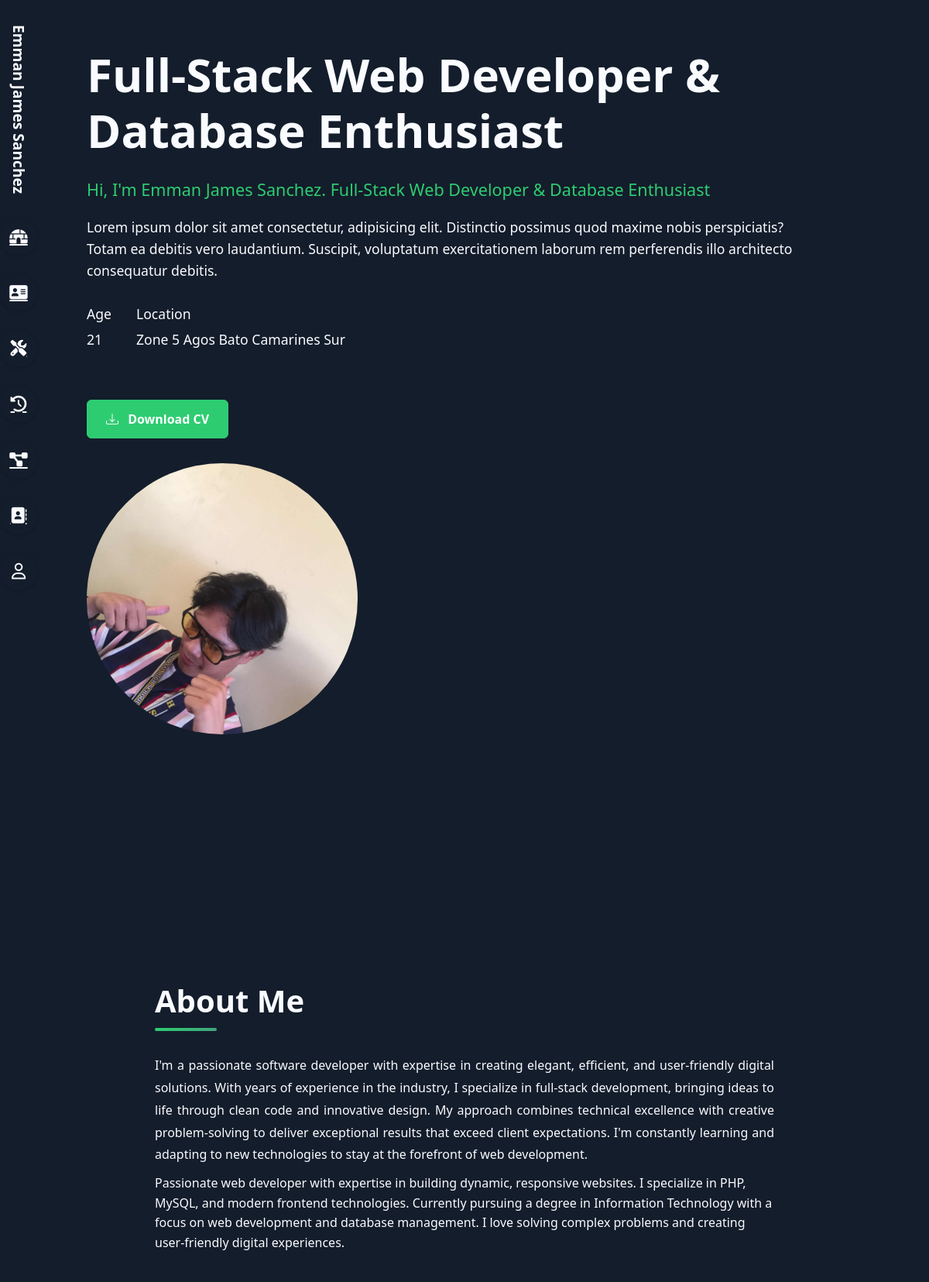
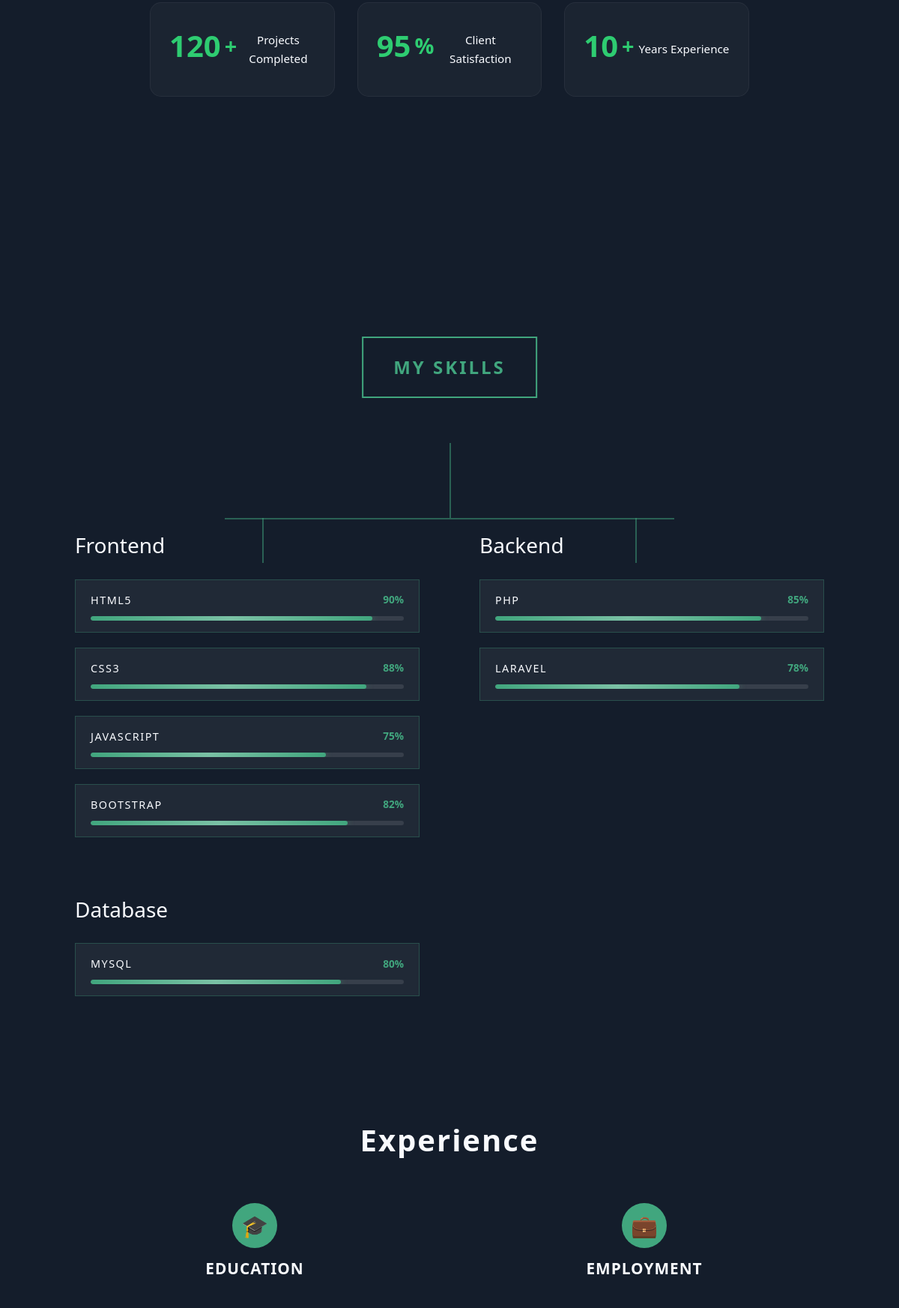
The page / (upper part) on the database its author committed (2 pictures, top to bottom).
### tables this page shows
CREATE TABLE `personal_info` (
  `id` int NOT NULL,
  `full_name` varchar(100) NOT NULL,
  `tagline` varchar(200) DEFAULT NULL,
  `email` varchar(100) DEFAULT NULL,
  `phone_number` varchar(20) DEFAULT NULL,
  `about_summary` text,
  `profile_picture_url` varchar(255) DEFAULT NULL
);

CREATE TABLE `skills` (
  `id` int NOT NULL,
  `skill_name` varchar(100) NOT NULL,
  `proficiency` int DEFAULT NULL,
  `category` varchar(50) DEFAULT NULL
);

### includes/data_functions.php (called while the page is built, shortened)
<?php
require_once 'config/db_connect.php';
$personal_query = "SELECT * FROM personal_info LIMIT 1";
$personal_result = $conn->query($personal_query);
$personal = $personal_result->fetch_assoc();
?>

### includes/section/skills.php (the view)
<section id="skills">
    <div class="skills-container">
    <div class="skills-title">MY SKILLS</div>
    <div class="tree-container">
        <div class="tree-lines">
            <div class="vertical-line"></div>
            <div class="horizontal-line"></div>
            <div class="branch-left"></div>
            <div class="branch-right"></div>
        </div>
        <div class="skills-grid" id="skillsGrid">
            <?php
            $categories = ['Frontend', 'Backend', 'Database'];
            foreach ($categories as $category) {
                echo '<div class="skill-category" data-aos="fade-up">';
                echo '<h3 class="skill-category-title">' . $category . '</h3>';
                $stmt = $conn->prepare("SELECT skill_name, proficiency FROM skills WHERE category = ? ORDER BY id ASC");
                $stmt->bind_param("s", $category);
                $stmt->execute();
                $result = $stmt->get_result();
                if ($result->num_rows > 0) {
                    while ($row = $result->fetch_assoc()) {
                        $name = htmlspecialchars($row['skill_name']);
                        $proficiency = (int)$row['proficiency'];
                        echo '
                        <div class="skill-item" data-aos="fade-up" data-aos-delay="100">
                            <div class="skill-header">
                                <span class="skill-name">' . $name . '</span>
                                <span class="skill-percentage">' . $proficiency . '%</span>
                            </div>
                            <div class="progress-bar-container">
                                <div class="progress-bar" style="width: ' . $proficiency . '%;"></div>
                            </div>
                        </div>';
                    }
                } else {
                    echo '<p>No skills found in this category.</p>';
                }
                echo '</div>';
            }
            ?>
        </div>
    </div>
</div>
</section>

### includes/head.php (shortened to what this page needs)
<!DOCTYPE html>
<html lang="en">
<head>
    <link href="https://cdn.jsdelivr.net/npm/bootstrap@5.3.0-alpha1/dist/css/bootstrap.min.css" rel="stylesheet">
    <link rel="stylesheet" href="https://cdnjs.cloudflare.com/ajax/libs/font-awesome/6.4.0/css/all.min.css">
    <link rel="stylesheet" href="https://cdn.jsdelivr.net/npm/bootstrap-icons@1.10.0/font/bootstrap-icons.css">
    <link href="https://unpkg.com/aos@2.3.4/dist/aos.css" rel="stylesheet">
    <link rel="stylesheet" href="css/main.css?=<?php echo time()?>">
    <link rel="stylesheet" href="css/nav.css?=<?php echo time()?>">
    <link rel="stylesheet" href="css/about.css?=<?php echo time()?>">
    <link rel="stylesheet" href="css/style.css?=<?php echo time()?>">
    <link rel="stylesheet" href="css/skills.css?=<?php echo time()?>">
    <link rel="stylesheet" href="css/experience.css?=<?php echo time()?>">
    <link rel="stylesheet" href="css/contact.css?=<?php echo time()?>">
    <link rel="stylesheet" href="css/project.css?=<?php echo time()?>">
</head>
<body>

### includes/nav.php (shortened to what this page needs)
<nav class="left-nav" id="leftNav" data-aos="fade-right">
  <div class="nav-logo" data-aos="fade-down" data-aos-delay="100">
    Emman James Sanchez
  </div>
  <div class="nav-icons">
    <a href="#home" class="nav-icon" data-aos="fade-up" data-aos-delay="200">
      <i class="fa-solid fa-igloo"></i>
    </a>
    <a href="#about" class="nav-icon" data-aos="fade-up" data-aos-delay="300">
      <i class="fa-solid fa-address-card"></i>
    </a>
    <a href="#skills" class="nav-icon" data-aos="fade-up" data-aos-delay="500">
      <i class="fa-solid fa-screwdriver-wrench"></i>
    </a>
     <a href="#experience" class="nav-icon" data-aos="fade-up" data-aos-delay="600">
      <i class="fas fa-history"></i>
    </a>
    <a href="#projects" class="nav-icon" data-aos="fade-up" data-aos-delay="400">
     <i class="fa-solid fa-diagram-project"></i>
    </a>
    <a href="#contact" class="nav-icon" data-aos="fade-up" data-aos-delay="400">
     <i class="fa-solid fa-address-book"></i>
    </a>
    <a href="dashboard.php" target="_blank" class="nav-icon" data-aos="fade-up" data-aos-delay="400">
      <i class="fa-regular fa-user"></i>
    </a>
  </div>
</nav>

### index.php (shortened to what this page needs)
<?php include('includes/data_functions.php')?>
<?php include('includes/head.php')?>
    <?php include('includes/nav.php')?>
    <main class="main-content">
        <?php include('includes/section/hero.php')?>
        <?php include('includes/section/aboutme.php')?>
        <?php include('includes/section/skills.php')?>
        <?php include('includes/section/experience.php')?>
    </main>
</body>
</html>

### includes/section/hero.php
<section class="hero-section" id="home">
  <div class="container" data-aos="fade-up">
    <div class="text-content" data-aos="fade-right" data-aos-delay="100">
      <h1 class="hero-title" data-aos="fade-down" data-aos-delay="200">
        <?= htmlspecialchars($personal['tagline']) ?>
      </h1>
      <p class="hero-subtitle" data-aos="fade-up" data-aos-delay="300">
        Hi, I'm <?= htmlspecialchars($personal['full_name']) ?>. <?= htmlspecialchars($personal['tagline']) ?>
      </p>
      <p class="hero-text" data-aos="fade-up" data-aos-delay="400">
        Lorem ipsum dolor sit amet consectetur, adipisicing elit. Distinctio possimus quod maxime nobis perspiciatis? Totam ea debitis vero laudantium. Suscipit, voluptatum exercitationem laborum rem perferendis illo architecto consequatur debitis.
      </p>
      <div class="info-section" data-aos="fade-up" data-aos-delay="500">
        <div class="info-item">
          <h4>Age</h4>
          <p class="hero-text">21</p>
        </div>
        <div class="info-item">
          <h4>Location</h4>
          <p class="hero-text">Zone 5 Agos Bato Camarines Sur</p>
        </div>
      </div>
      <a href="path/to/your-cv.pdf" download="Your-Name-CV.pdf"
         class="btn btn-success"
         data-aos="zoom-in"
         data-aos-delay="600">
        <i class="bi bi-download me-2"></i>
        Download CV
      </a>
    </div>
    <div data-aos="fade-left" data-aos-delay="700">
      <img src="<?= htmlspecialchars($personal['profile_picture_url']) ?>" class="heart-card-img" alt="Tamara Sredojevic - UX Designer">
    </div>
  </div>
</section>

### includes/section/aboutme.php
<section id="about">
  <div class="about-container" data-aos="fade-up">
    <h2 class="about-title" data-aos="fade-down" data-aos-delay="100">
      About Me
    </h2>
    <p class="about-description" data-aos="fade-up" data-aos-delay="200">
      I'm a passionate software developer with expertise in creating elegant, efficient, and user-friendly digital solutions.
      With years of experience in the industry, I specialize in full-stack development, bringing ideas to life through clean
      code and innovative design. My approach combines technical excellence with creative problem-solving to deliver exceptional
      results that exceed client expectations. I'm constantly learning and adapting to new technologies to stay at the forefront
      of web development.
    </p>
    <p data-aos="fade-up" data-aos-delay="300">
      <?= nl2br(htmlspecialchars($personal['about_summary'])) ?>
    </p>
    <div class="stats-container" data-aos="fade-up" data-aos-delay="400">
      <div class="stat-item" data-aos="zoom-in" data-aos-delay="450">
        <div class="stat-number">120<span class="stat-plus">+</span></div>
        <div class="stat-label">Projects Completed</div>
      </div>
      <div class="stat-item" data-aos="zoom-in" data-aos-delay="550">
        <div class="stat-number">95<span class="stat-plus">%</span></div>
        <div class="stat-label">Client Satisfaction</div>
      </div>
      <div class="stat-item" data-aos="zoom-in" data-aos-delay="650">
        <div class="stat-number">10<span class="stat-plus">+</span></div>
        <div class="stat-label">Years Experience</div>
      </div>
    </div>
  </div>
</section>

### includes/section/experience.php (shortened to what this page needs)
<section id="experience">
<div class="experience-container mt-5">
    <h1 class="experience-title" data-aos="fade-down">Experience</h1>
    <div class="timeline-header" data-aos="fade-up" data-aos-delay="100">
        <div class="header-item">
            <div class="icon">🎓</div>
            <h2 class="header-title">Education</h2>
        </div>
        <div class="header-item">
            <div class="icon">💼</div>
            <h2 class="header-title">Employment</h2>
        </div>
    </div>
</div>
</section>

### css/main.css (style rules this page uses)
:root { --primary-color: #2c3e50; --accent-color: #41A67E; --secondary-color: #2ecc71; --secondary-color-hover: #25ba63; --dark-bg: #1a2332; --darker-bg: #141d2b; --text-light: #f9fbff; }
body { font-family: 'Segoe UI', Tahoma, Geneva, Verdana, sans-serif; color: var(--text-light); background-color: var(--darker-bg); line-height: 1.6; margin: 0; padding: 0; overflow-x: hidden; display: flex; min-height: 100vh; }

### css/nav.css (style rules this page uses)
.left-nav { width: var(--nav-width); display: flex; flex-direction: column; align-items: center; padding: 2rem 0; left:0; position: fixed; height: 100%; z-index: 999; transition: width 0.3s; }
.nav-logo { color: var(--light-color); font-weight: 700; font-size: 1.2rem; margin-bottom: 2rem; writing-mode: vertical-rl; text-orientation: mixed; transform: rotate(180deg); }
.nav-icons { display: flex; flex-direction: column; gap: 1.5rem; flex-grow: 1; }
.nav-icon { color: var(--light-color); font-size: 1.3rem; box-shadow: rgba(0, 0, 0, 0.16) 0px 1px 4px; transition: all 0.3s; position: relative; background-color: var(--light-bg); align-items: center; height: 3rem; width: 3rem; border-radius: 50%; display: flex; justify-content: center; }

### css/about.css (style rules this page uses)
.about-container { max-width: 900px; width: 100%; margin: 0 auto; border-radius: 20px; padding: 200px 50px; }
.about-title { color: var(--light-color); font-size: 2.5rem; font-weight: 700; margin-bottom: 30px; position: relative; padding-bottom: 15px; }
.about-title::after { content: ''; position: absolute; left: 0; bottom: 0; width: 80px; height: 4px; background: linear-gradient(90deg, var(--secondary-color), var(--accent-color)); border-radius: 2px; }
.about-description { font-size: 1rem; color: var(--light-color); line-height: 1.8; margin-bottom: 10px; text-align: justify; }
.stats-container { display: grid; grid-template-columns: repeat(auto-fit, minmax(150px, 1fr)); gap: 30px; margin-top: 40px; }
.stat-item { text-align: center; padding: 25px; background: rgba(255, 255, 255, 0.03); border-radius: 15px; transition: all 0.3s ease; border: 1px solid rgba(255, 255, 255, 0.05); }
.stat-number { font-size: 2.5rem; font-weight: 700; color: var(--secondary-color); margin-bottom: 10px; display: flex; align-items: center; justify-content: center; }
.stat-plus { font-size: 1.8rem; margin-left: 5px; }
.stat-label { color: var(--light-color); font-size: 0.95rem; font-weight: 500; text-transform: capitalize; }

### css/style.css (style rules this page uses)
section { padding: 60px 100px !important; }
.main-content { flex: 1; margin-left: var(--nav-width); padding: 0; width: calc(100% - var(--nav-width)); }
.hero-section { display: flex; flex-wrap: wrap; align-items: center; justify-content: center; min-height: 100vh; padding: 2rem 1rem; position: relative; overflow: hidden; background-color: var(--darker-bg); }
.container { width: 100%; max-width: 1200px; display: flex; flex-wrap: wrap; align-items: center; justify-content: space-between; gap: 2rem; }
.text-content { flex: 1 1 600px; padding-right: 2rem; }
.hero-title { font-size: clamp(2.5rem, 5vw, 4rem); font-weight: 700; margin-bottom: 1.5rem; color: var(--light-color); line-height: 1.2; }
.hero-subtitle { font-size: clamp(1.25rem, 2.5vw, 1.35rem); font-weight: 500; margin-bottom: 1rem; color: var(--secondary-color); }
.hero-text { font-size: 1.1rem; margin-bottom: 2rem; color: var(--text-light); }
.info-section { display: flex; flex-wrap: wrap; gap: 2rem; margin-bottom: 2rem; }
.info-item h4 { font-size: 1.1rem; margin-bottom: 0.5rem; color: var(--text-color); }
.info-item p { color: var(--text-light); }
.btn-success { background-color: var(--secondary-color); border-color: var(--secondary-color); padding: 0.75rem 1.5rem; font-weight: 600; transition: all 0.3s ease; }
.heart-card-img { width: 350px; height: 350px; object-fit: cover; border-radius: 50%; transform: rotate(45deg); position: relative; z-index: 10; }

### css/project.css (style rules this page uses)
.stat-item { display: flex; align-items: center; gap: 6px; color: var(--text-light); font-size: 0.85rem; }

### rows shown on the page
personal_info: tagline "Full-Stack Web Developer & Database Enthusiast", full_name "Emman James Sanchez", profile_picture_url (picture), about_summary "Passionate web developer with expertise in building dynamic, responsive websites. I specialize in PHP, MySQL, and modern frontend technologies. Currently pursuing a degree in Information Technology with a focus on web development and database management. I love solving complex problems and creating user-friendly digital experiences."
skills: skill_name "HTML5", proficiency "90"
skills: skill_name "CSS3", proficiency "88"
skills: skill_name "JAVASCRIPT", proficiency "75"
skills: skill_name "BOOTSTRAP", proficiency "82"
skills: skill_name "PHP", proficiency "85"
skills: skill_name "LARAVEL", proficiency "78"
skills: skill_name "MYSQL", proficiency "80"

### other values the page prints
$category "Frontend"
$category "Backend"
$category "Database"
